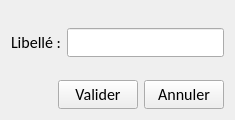
<?xml version="1.0" encoding="UTF-8"?>
<ui version="4.0">
 <class>GuiAjoutModifRole</class>
 <widget class="QWidget" name="GuiAjoutModifRole">
  <property name="windowModality">
   <enum>Qt::ApplicationModal</enum>
  </property>
  <property name="geometry">
   <rect>
    <x>0</x>
    <y>0</y>
    <width>235</width>
    <height>120</height>
   </rect>
  </property>
  <property name="font">
   <font>
    <family>Calibri</family>
    <pointsize>12</pointsize>
   </font>
  </property>
  <property name="windowTitle">
   <string>Ajout rôle</string>
  </property>
  <property name="windowIcon">
   <iconset resource="../../SeboApp.qrc">
    <normaloff>:/SeboApp/Resources/favicon.png</normaloff>:/SeboApp/Resources/favicon.png</iconset>
  </property>
  <layout class="QVBoxLayout" name="verticalLayout">
   <item>
    <layout class="QFormLayout" name="formLayout">
     <item row="1" column="0">
      <widget class="QLabel" name="lblLibelle">
       <property name="text">
        <string>Libellé :</string>
       </property>
      </widget>
     </item>
     <item row="1" column="1">
      <widget class="QLineEdit" name="leSaisieLibelle"/>
     </item>
     <item row="0" column="1">
      <spacer name="verticalSpacer">
       <property name="orientation">
        <enum>Qt::Vertical</enum>
       </property>
       <property name="sizeHint" stdset="0">
        <size>
         <width>20</width>
         <height>40</height>
        </size>
       </property>
      </spacer>
     </item>
     <item row="2" column="1">
      <spacer name="verticalSpacer_2">
       <property name="orientation">
        <enum>Qt::Vertical</enum>
       </property>
       <property name="sizeHint" stdset="0">
        <size>
         <width>20</width>
         <height>40</height>
        </size>
       </property>
      </spacer>
     </item>
    </layout>
   </item>
   <item>
    <layout class="QHBoxLayout" name="horizontalLayout">
     <item>
      <spacer name="horizontalSpacer">
       <property name="orientation">
        <enum>Qt::Horizontal</enum>
       </property>
       <property name="sizeHint" stdset="0">
        <size>
         <width>40</width>
         <height>20</height>
        </size>
       </property>
      </spacer>
     </item>
     <item>
      <widget class="QPushButton" name="btnValider">
       <property name="text">
        <string>Valider</string>
       </property>
       <property name="icon">
        <iconset resource="../../SeboApp.qrc">
         <normaloff>:/SeboApp/Resources/valider.png</normaloff>:/SeboApp/Resources/valider.png</iconset>
       </property>
      </widget>
     </item>
     <item>
      <widget class="QPushButton" name="btnAnnuler">
       <property name="text">
        <string>Annuler</string>
       </property>
       <property name="icon">
        <iconset resource="../../SeboApp.qrc">
         <normaloff>:/SeboApp/Resources/Annuler.png</normaloff>:/SeboApp/Resources/Annuler.png</iconset>
       </property>
      </widget>
     </item>
    </layout>
   </item>
  </layout>
 </widget>
 <layoutdefault spacing="6" margin="11"/>
 <resources>
  <include location="../../SeboApp.qrc"/>
 </resources>
 <connections>
  <connection>
   <sender>btnAnnuler</sender>
   <signal>clicked()</signal>
   <receiver>GuiAjoutModifRole</receiver>
   <slot>close()</slot>
   <hints>
    <hint type="sourcelabel">
     <x>185</x>
     <y>96</y>
    </hint>
    <hint type="destinationlabel">
     <x>117</x>
     <y>59</y>
    </hint>
   </hints>
  </connection>
 </connections>
</ui>
